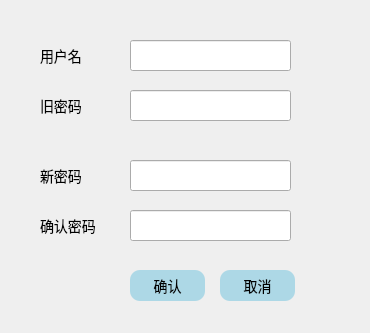
<?xml version="1.0" encoding="UTF-8"?>
<ui version="4.0">
 <class>ModifyPasswardDialog</class>
 <widget class="QDialog" name="ModifyPasswardDialog">
  <property name="geometry">
   <rect>
    <x>0</x>
    <y>0</y>
    <width>370</width>
    <height>333</height>
   </rect>
  </property>
  <property name="windowTitle">
   <string>Dialog</string>
  </property>
  <property name="styleSheet">
   <string notr="true">QWidget {
font-size:14px;
}
QPushButton {
	background-color: rgb(173, 216, 230);
	border:2px groovegray;
	border-radius:10px;
	padding:2px 4px;
}

QPushButton:hover {
/*   background-color: khaki;	*/
	background-color: rgb(135, 206, 250);
}

/* Increase the padding, so the text is shifted when the button is
   pressed. */
QPushButton:pressed {
    padding-left: 5px;
    padding-top: 5px;
	background-color: rgb(70, 130, 180);
/*    background-color: #d0d67c;	*/
}</string>
  </property>
  <widget class="QLabel" name="uNameLabel">
   <property name="geometry">
    <rect>
     <x>40</x>
     <y>40</y>
     <width>81</width>
     <height>31</height>
    </rect>
   </property>
   <property name="styleSheet">
    <string notr="true">font: 12pt &quot;宋体&quot;;</string>
   </property>
   <property name="text">
    <string>用户名</string>
   </property>
  </widget>
  <widget class="QLabel" name="oldPasswardLabel">
   <property name="geometry">
    <rect>
     <x>40</x>
     <y>90</y>
     <width>81</width>
     <height>31</height>
    </rect>
   </property>
   <property name="styleSheet">
    <string notr="true">font: 12pt &quot;宋体&quot;;</string>
   </property>
   <property name="text">
    <string>旧密码</string>
   </property>
  </widget>
  <widget class="QLabel" name="newPasswardLabel">
   <property name="geometry">
    <rect>
     <x>40</x>
     <y>160</y>
     <width>81</width>
     <height>31</height>
    </rect>
   </property>
   <property name="styleSheet">
    <string notr="true">font: 12pt &quot;宋体&quot;;</string>
   </property>
   <property name="text">
    <string>新密码</string>
   </property>
  </widget>
  <widget class="QLabel" name="ensurePasswardLabel">
   <property name="geometry">
    <rect>
     <x>40</x>
     <y>210</y>
     <width>81</width>
     <height>31</height>
    </rect>
   </property>
   <property name="styleSheet">
    <string notr="true">font: 12pt &quot;宋体&quot;;</string>
   </property>
   <property name="text">
    <string>确认密码</string>
   </property>
  </widget>
  <widget class="QLineEdit" name="uNameLEdit">
   <property name="geometry">
    <rect>
     <x>130</x>
     <y>40</y>
     <width>161</width>
     <height>31</height>
    </rect>
   </property>
   <property name="styleSheet">
    <string notr="true">font: 12pt &quot;宋体&quot;;</string>
   </property>
  </widget>
  <widget class="QLineEdit" name="oldPasswardLEdit">
   <property name="geometry">
    <rect>
     <x>130</x>
     <y>90</y>
     <width>161</width>
     <height>31</height>
    </rect>
   </property>
   <property name="styleSheet">
    <string notr="true">font: 12pt &quot;宋体&quot;;</string>
   </property>
  </widget>
  <widget class="QLineEdit" name="newPasswardLEdit">
   <property name="geometry">
    <rect>
     <x>130</x>
     <y>160</y>
     <width>161</width>
     <height>31</height>
    </rect>
   </property>
   <property name="styleSheet">
    <string notr="true">font: 12pt &quot;宋体&quot;;</string>
   </property>
  </widget>
  <widget class="QLineEdit" name="ensurePasswardLEdit">
   <property name="geometry">
    <rect>
     <x>130</x>
     <y>210</y>
     <width>161</width>
     <height>31</height>
    </rect>
   </property>
   <property name="styleSheet">
    <string notr="true">font: 12pt &quot;宋体&quot;;</string>
   </property>
  </widget>
  <widget class="QPushButton" name="ensureBtn">
   <property name="geometry">
    <rect>
     <x>130</x>
     <y>270</y>
     <width>75</width>
     <height>31</height>
    </rect>
   </property>
   <property name="styleSheet">
    <string notr="true">font: 12pt &quot;宋体&quot;;</string>
   </property>
   <property name="text">
    <string>确认</string>
   </property>
  </widget>
  <widget class="QPushButton" name="cancelBtn">
   <property name="geometry">
    <rect>
     <x>220</x>
     <y>270</y>
     <width>75</width>
     <height>31</height>
    </rect>
   </property>
   <property name="styleSheet">
    <string notr="true">font: 12pt &quot;宋体&quot;;</string>
   </property>
   <property name="text">
    <string>取消</string>
   </property>
  </widget>
 </widget>
 <resources/>
 <connections/>
</ui>
